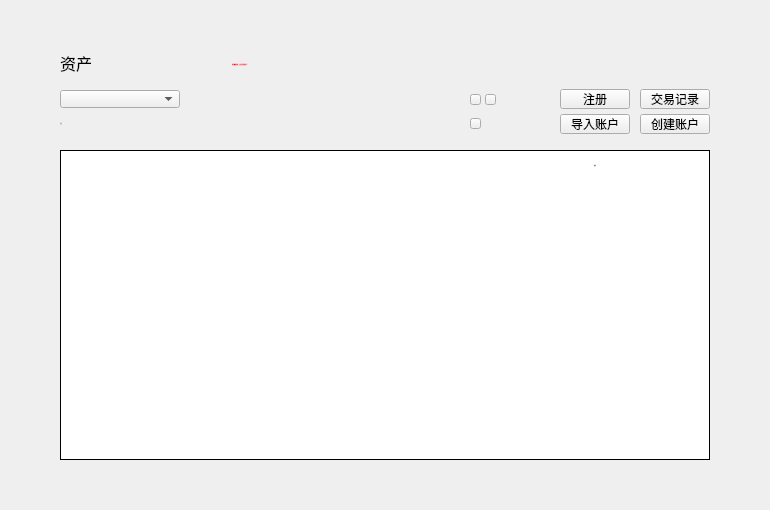
<?xml version="1.0" encoding="UTF-8"?>
<ui version="4.0">
 <class>MainPage</class>
 <widget class="QWidget" name="MainPage">
  <property name="geometry">
   <rect>
    <x>0</x>
    <y>0</y>
    <width>770</width>
    <height>510</height>
   </rect>
  </property>
  <property name="font">
   <font>
    <family>Microsoft YaHei UI Light</family>
    <weight>75</weight>
    <bold>true</bold>
   </font>
  </property>
  <property name="windowTitle">
   <string>Form</string>
  </property>
  <property name="styleSheet">
   <string notr="true"/>
  </property>
  <widget class="QLabel" name="title_label">
   <property name="geometry">
    <rect>
     <x>60</x>
     <y>50</y>
     <width>120</width>
     <height>26</height>
    </rect>
   </property>
   <property name="font">
    <font>
     <family>微软雅黑</family>
     <pointsize>12</pointsize>
     <weight>50</weight>
     <italic>false</italic>
     <bold>false</bold>
    </font>
   </property>
   <property name="styleSheet">
    <string notr="true"/>
   </property>
   <property name="text">
    <string>资产</string>
   </property>
  </widget>
  <widget class="QToolButton" name="addAccountBtn">
   <property name="geometry">
    <rect>
     <x>640</x>
     <y>114</y>
     <width>70</width>
     <height>20</height>
    </rect>
   </property>
   <property name="font">
    <font>
     <family>微软雅黑</family>
     <weight>50</weight>
     <italic>false</italic>
     <bold>false</bold>
    </font>
   </property>
   <property name="cursor">
    <cursorShape>PointingHandCursor</cursorShape>
   </property>
   <property name="focusPolicy">
    <enum>Qt::NoFocus</enum>
   </property>
   <property name="styleSheet">
    <string notr="true"/>
   </property>
   <property name="text">
    <string>创建账户</string>
   </property>
  </widget>
  <widget class="QTableWidget" name="accountTableWidget">
   <property name="geometry">
    <rect>
     <x>60</x>
     <y>150</y>
     <width>650</width>
     <height>310</height>
    </rect>
   </property>
   <property name="cursor" stdset="0">
    <cursorShape>PointingHandCursor</cursorShape>
   </property>
   <property name="layoutDirection">
    <enum>Qt::LeftToRight</enum>
   </property>
   <property name="styleSheet">
    <string notr="true"/>
   </property>
   <property name="frameShape">
    <enum>QFrame::Box</enum>
   </property>
   <property name="frameShadow">
    <enum>QFrame::Plain</enum>
   </property>
   <property name="verticalScrollBarPolicy">
    <enum>Qt::ScrollBarAsNeeded</enum>
   </property>
   <property name="horizontalScrollBarPolicy">
    <enum>Qt::ScrollBarAlwaysOff</enum>
   </property>
   <property name="autoScroll">
    <bool>true</bool>
   </property>
   <property name="editTriggers">
    <set>QAbstractItemView::NoEditTriggers</set>
   </property>
   <property name="selectionMode">
    <enum>QAbstractItemView::NoSelection</enum>
   </property>
   <property name="iconSize">
    <size>
     <width>19</width>
     <height>12</height>
    </size>
   </property>
   <property name="showGrid">
    <bool>true</bool>
   </property>
   <property name="gridStyle">
    <enum>Qt::SolidLine</enum>
   </property>
   <attribute name="horizontalHeaderVisible">
    <bool>false</bool>
   </attribute>
   <attribute name="horizontalHeaderCascadingSectionResizes">
    <bool>false</bool>
   </attribute>
   <attribute name="horizontalHeaderHighlightSections">
    <bool>false</bool>
   </attribute>
   <attribute name="verticalHeaderVisible">
    <bool>false</bool>
   </attribute>
   <attribute name="verticalHeaderHighlightSections">
    <bool>false</bool>
   </attribute>
   <column>
    <property name="text">
     <string>币种</string>
    </property>
    <property name="font">
     <font>
      <family>微软雅黑</family>
     </font>
    </property>
    <property name="textAlignment">
     <set>AlignCenter</set>
    </property>
   </column>
   <column>
    <property name="text">
     <string>余额</string>
    </property>
    <property name="font">
     <font>
      <family>微软雅黑</family>
     </font>
    </property>
    <property name="textAlignment">
     <set>AlignCenter</set>
    </property>
   </column>
   <column>
    <property name="text">
     <string/>
    </property>
   </column>
  </widget>
  <widget class="QToolButton" name="importAccountBtn">
   <property name="geometry">
    <rect>
     <x>560</x>
     <y>114</y>
     <width>70</width>
     <height>20</height>
    </rect>
   </property>
   <property name="font">
    <font>
     <family>微软雅黑</family>
     <weight>50</weight>
     <italic>false</italic>
     <bold>false</bold>
    </font>
   </property>
   <property name="cursor">
    <cursorShape>PointingHandCursor</cursorShape>
   </property>
   <property name="focusPolicy">
    <enum>Qt::NoFocus</enum>
   </property>
   <property name="styleSheet">
    <string notr="true"/>
   </property>
   <property name="text">
    <string>导入账户</string>
   </property>
  </widget>
  <widget class="QToolButton" name="copyBtn">
   <property name="geometry">
    <rect>
     <x>470</x>
     <y>94</y>
     <width>11</width>
     <height>11</height>
    </rect>
   </property>
   <property name="font">
    <font>
     <family>微软雅黑</family>
    </font>
   </property>
   <property name="cursor">
    <cursorShape>PointingHandCursor</cursorShape>
   </property>
   <property name="focusPolicy">
    <enum>Qt::NoFocus</enum>
   </property>
   <property name="text">
    <string/>
   </property>
  </widget>
  <widget class="QComboBox" name="accountComboBox">
   <property name="geometry">
    <rect>
     <x>60</x>
     <y>90</y>
     <width>120</width>
     <height>18</height>
    </rect>
   </property>
   <property name="font">
    <font>
     <family>微软雅黑</family>
     <weight>50</weight>
     <bold>false</bold>
    </font>
   </property>
   <property name="focusPolicy">
    <enum>Qt::NoFocus</enum>
   </property>
   <property name="styleSheet">
    <string notr="true"/>
   </property>
  </widget>
  <widget class="QLabel" name="addressLabel">
   <property name="geometry">
    <rect>
     <x>190</x>
     <y>90</y>
     <width>270</width>
     <height>18</height>
    </rect>
   </property>
   <property name="font">
    <font>
     <family>微软雅黑</family>
     <pointsize>-1</pointsize>
     <weight>50</weight>
     <italic>false</italic>
     <bold>false</bold>
    </font>
   </property>
   <property name="styleSheet">
    <string notr="true">QLabel{color: rgb(137,129,161);font: 11px &quot;微软雅黑&quot;;}
</string>
   </property>
   <property name="text">
    <string/>
   </property>
   <property name="scaledContents">
    <bool>true</bool>
   </property>
   <property name="alignment">
    <set>Qt::AlignRight|Qt::AlignTrailing|Qt::AlignVCenter</set>
   </property>
   <property name="textInteractionFlags">
    <set>Qt::TextSelectableByMouse</set>
   </property>
  </widget>
  <widget class="QToolButton" name="qrcodeBtn">
   <property name="geometry">
    <rect>
     <x>485</x>
     <y>94</y>
     <width>11</width>
     <height>11</height>
    </rect>
   </property>
   <property name="font">
    <font>
     <family>微软雅黑</family>
    </font>
   </property>
   <property name="cursor">
    <cursorShape>PointingHandCursor</cursorShape>
   </property>
   <property name="focusPolicy">
    <enum>Qt::NoFocus</enum>
   </property>
   <property name="text">
    <string/>
   </property>
  </widget>
  <widget class="QLabel" name="label_op">
   <property name="geometry">
    <rect>
     <x>480</x>
     <y>150</y>
     <width>230</width>
     <height>30</height>
    </rect>
   </property>
   <property name="font">
    <font>
     <family>Microsoft YaHei UI Light</family>
     <pointsize>-1</pointsize>
     <weight>75</weight>
     <italic>false</italic>
     <bold>true</bold>
    </font>
   </property>
   <property name="styleSheet">
    <string notr="true">color:rgb(137,129,161);font: bold 11px &quot;Microsoft YaHei UI Light&quot;;</string>
   </property>
   <property name="text">
    <string>操作</string>
   </property>
   <property name="alignment">
    <set>Qt::AlignCenter</set>
   </property>
  </widget>
  <widget class="QToolButton" name="allTransactionBtn">
   <property name="geometry">
    <rect>
     <x>640</x>
     <y>89</y>
     <width>70</width>
     <height>20</height>
    </rect>
   </property>
   <property name="font">
    <font>
     <family>微软雅黑</family>
     <weight>50</weight>
     <italic>false</italic>
     <bold>false</bold>
    </font>
   </property>
   <property name="cursor">
    <cursorShape>PointingHandCursor</cursorShape>
   </property>
   <property name="focusPolicy">
    <enum>Qt::NoFocus</enum>
   </property>
   <property name="styleSheet">
    <string notr="true"/>
   </property>
   <property name="text">
    <string>交易记录</string>
   </property>
  </widget>
  <widget class="QPushButton" name="backupBtn">
   <property name="geometry">
    <rect>
     <x>140</x>
     <y>54</y>
     <width>200</width>
     <height>20</height>
    </rect>
   </property>
   <property name="font">
    <font>
     <family>微软雅黑</family>
     <pointsize>-1</pointsize>
     <weight>50</weight>
     <italic>false</italic>
     <bold>false</bold>
    </font>
   </property>
   <property name="cursor">
    <cursorShape>PointingHandCursor</cursorShape>
   </property>
   <property name="styleSheet">
    <string notr="true">color: red;
font: 11px &quot;微软雅黑&quot;;
border:none;
background:transparent;</string>
   </property>
   <property name="text">
    <string>钱包数据更新，点击此处重新备份！</string>
   </property>
   <property name="icon">
    <iconset resource="wallet.qrc">
     <normaloff>:/ui/wallet_ui/redtip.png</normaloff>:/ui/wallet_ui/redtip.png</iconset>
   </property>
   <property name="autoDefault">
    <bool>false</bool>
   </property>
   <property name="default">
    <bool>false</bool>
   </property>
  </widget>
  <widget class="QLabel" name="pubKeyLabel">
   <property name="geometry">
    <rect>
     <x>110</x>
     <y>114</y>
     <width>350</width>
     <height>20</height>
    </rect>
   </property>
   <property name="font">
    <font>
     <family>微软雅黑</family>
     <pointsize>-1</pointsize>
     <weight>50</weight>
     <italic>false</italic>
     <bold>false</bold>
    </font>
   </property>
   <property name="styleSheet">
    <string notr="true">QLabel{color: rgb(137,129,161);font: 11px &quot;微软雅黑&quot;;}
</string>
   </property>
   <property name="text">
    <string/>
   </property>
   <property name="scaledContents">
    <bool>true</bool>
   </property>
   <property name="alignment">
    <set>Qt::AlignRight|Qt::AlignTrailing|Qt::AlignVCenter</set>
   </property>
   <property name="textInteractionFlags">
    <set>Qt::TextSelectableByMouse</set>
   </property>
  </widget>
  <widget class="QToolButton" name="copyBtn2">
   <property name="geometry">
    <rect>
     <x>470</x>
     <y>118</y>
     <width>11</width>
     <height>11</height>
    </rect>
   </property>
   <property name="font">
    <font>
     <family>微软雅黑</family>
    </font>
   </property>
   <property name="cursor">
    <cursorShape>PointingHandCursor</cursorShape>
   </property>
   <property name="focusPolicy">
    <enum>Qt::NoFocus</enum>
   </property>
   <property name="text">
    <string/>
   </property>
  </widget>
  <widget class="QLabel" name="pubKeyLabel_2">
   <property name="geometry">
    <rect>
     <x>60</x>
     <y>114</y>
     <width>50</width>
     <height>20</height>
    </rect>
   </property>
   <property name="font">
    <font>
     <family>微软雅黑</family>
     <pointsize>-1</pointsize>
     <weight>50</weight>
     <italic>false</italic>
     <bold>false</bold>
    </font>
   </property>
   <property name="styleSheet">
    <string notr="true">QLabel{color: rgb(137,129,161);font: 11px &quot;微软雅黑&quot;;}
</string>
   </property>
   <property name="text">
    <string>公钥</string>
   </property>
   <property name="scaledContents">
    <bool>true</bool>
   </property>
   <property name="textInteractionFlags">
    <set>Qt::TextSelectableByMouse</set>
   </property>
  </widget>
  <widget class="QToolButton" name="registerBtn">
   <property name="geometry">
    <rect>
     <x>560</x>
     <y>89</y>
     <width>70</width>
     <height>20</height>
    </rect>
   </property>
   <property name="font">
    <font>
     <family>微软雅黑</family>
     <weight>50</weight>
     <italic>false</italic>
     <bold>false</bold>
    </font>
   </property>
   <property name="cursor">
    <cursorShape>PointingHandCursor</cursorShape>
   </property>
   <property name="focusPolicy">
    <enum>Qt::NoFocus</enum>
   </property>
   <property name="styleSheet">
    <string notr="true"/>
   </property>
   <property name="text">
    <string>注册</string>
   </property>
  </widget>
  <zorder>addressLabel</zorder>
  <zorder>title_label</zorder>
  <zorder>addAccountBtn</zorder>
  <zorder>accountTableWidget</zorder>
  <zorder>importAccountBtn</zorder>
  <zorder>copyBtn</zorder>
  <zorder>accountComboBox</zorder>
  <zorder>qrcodeBtn</zorder>
  <zorder>label_op</zorder>
  <zorder>allTransactionBtn</zorder>
  <zorder>backupBtn</zorder>
  <zorder>pubKeyLabel</zorder>
  <zorder>copyBtn2</zorder>
  <zorder>pubKeyLabel_2</zorder>
  <zorder>registerBtn</zorder>
 </widget>
 <resources>
  <include location="wallet.qrc"/>
 </resources>
 <connections/>
</ui>
